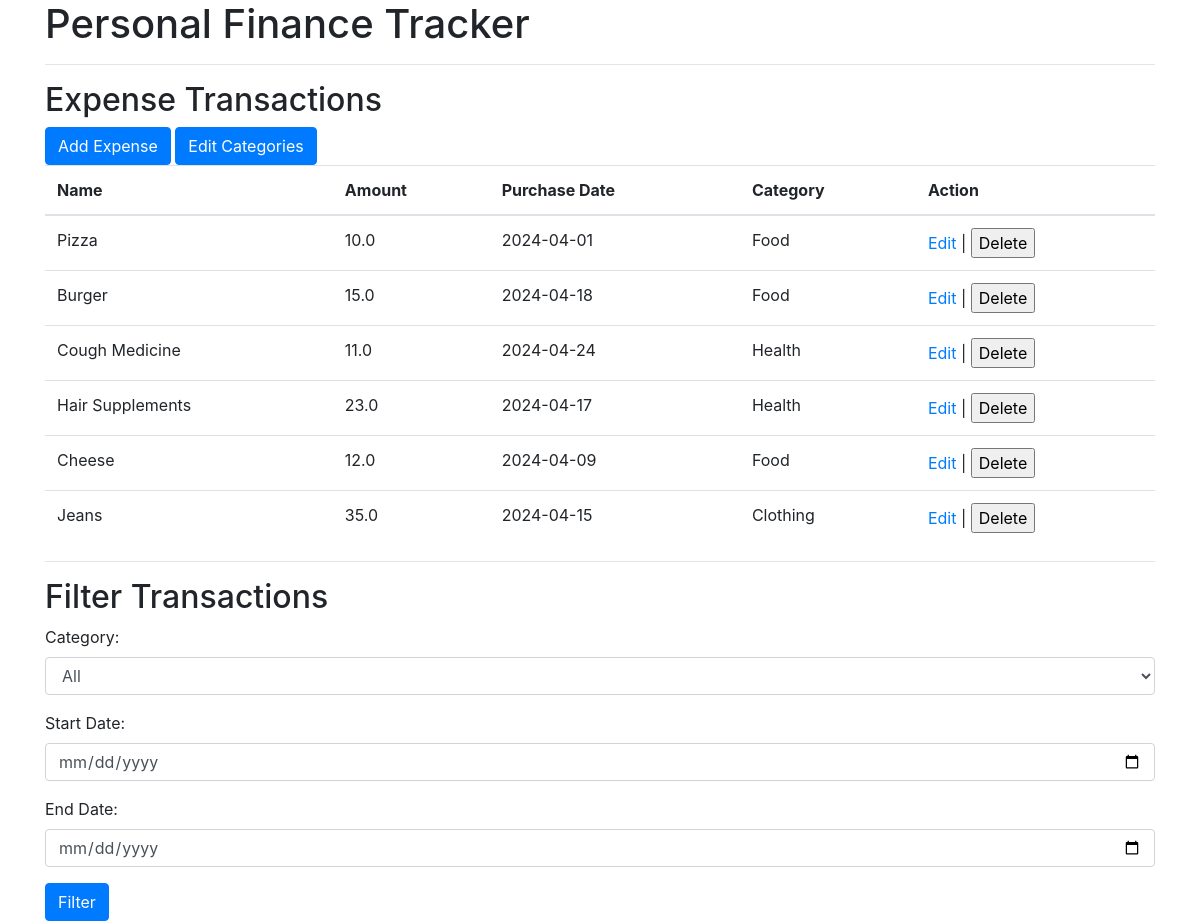
The page / on the database its author committed.
### app.py (models this page shows, shortened)
class Expense(db.Model):
    id = db.Column(db.Integer, primary_key=True)
    name = db.Column(db.Text)
    amount = db.Column(db.Integer, nullable=False)
    purchase_date = db.Column(db.Date)
    category_id = db.Column(db.Integer, db.ForeignKey('category.id'), index=True)
    category = db.relationship('Category', backref=db.backref('expenses', lazy=True))

class Category(db.Model):
    id = db.Column(db.Integer, primary_key=True)
    name = db.Column(db.String(100), nullable=False)

### app.py (the view)
@app.route('/')
def index():
    categories = Category.query.all()
    expenses = Expense.query.all()
    return render_template('index.html', categories=categories, expenses=expenses)

### templates/index.html (shortened to what this page needs)
<!DOCTYPE html>
<html lang="en">
<head>
    <link rel="stylesheet" href="https://stackpath.bootstrapcdn.com/bootstrap/4.5.2/css/bootstrap.min.css">
</head>
<body>
    <div class="container">
        <h1>Personal Finance Tracker</h1>
        <hr>
        <h2>Expense Transactions</h2>
        <a href="{{ url_for('add_expense') }}" class="btn btn-primary">Add Expense</a>
        <a href="{{ url_for('edit_category') }}" class="btn btn-primary">Edit Categories</a>
        <table class="table">
            <thead>
                <tr>
                    <th>Name</th>
                    <th>Amount</th>
                    <th>Purchase Date</th>
                    <th>Category</th>
                    <th>Action</th>
                </tr>
            </thead>
            <tbody>
                {% for expense in expenses %}
                <tr>
                    <td>{{ expense.name }}</td>
                    <td>{{ expense.amount }}</td>
                    <td>{{ expense.purchase_date }}</td>
                    <td>{{ expense.category.name }}</td>
                    <td>
                        <a href="{{ url_for('edit_expense', expense_id=expense.id) }}">Edit</a> |
                        <form action="{{ url_for('delete_expense', expense_id=expense.id) }}" method="POST" style="display:inline;">
                            <input type="submit" value="Delete" onclick="return confirm('Are you sure you want to delete this expense?')">
                        </form>
                    </td>
                </tr>
                {% endfor %}
            </tbody>
        </table>
        <hr>
        <h2>Filter Transactions</h2>
        <form action="{{ url_for('generate_report') }}" method="GET">
            <div class="form-group">
                <label for="category">Category:</label>
                <select class="form-control" id="category" name="category">
                    <option value="">All</option>
                </select>
            </div>
            <div class="form-group">
                <label for="date_start">Start Date:</label>
                <input type="date" class="form-control" id="date_start" name="date_start">
            </div>
            <div class="form-group">
                <label for="date_end">End Date:</label>
                <input type="date" class="form-control" id="date_end" name="date_end">
            </div>
            <button type="submit" class="btn btn-primary">Filter</button>
        </form>
    </div>
</body>
</html>

### rows shown on the page
Expense: name "Pizza", amount "10.0", purchase_date "2024-04-01", category.name "Food"
Expense: name "Burger", amount "15.0", purchase_date "2024-04-18", category.name "Food"
Expense: name "Cough Medicine", amount "11.0", purchase_date "2024-04-24", category.name "Health"
Expense: name "Hair Supplements", amount "23.0", purchase_date "2024-04-17", category.name "Health"
Expense: name "Cheese", amount "12.0", purchase_date "2024-04-09", category.name "Food"
Expense: name "Jeans", amount "35.0", purchase_date "2024-04-15", category.name "Clothing"
